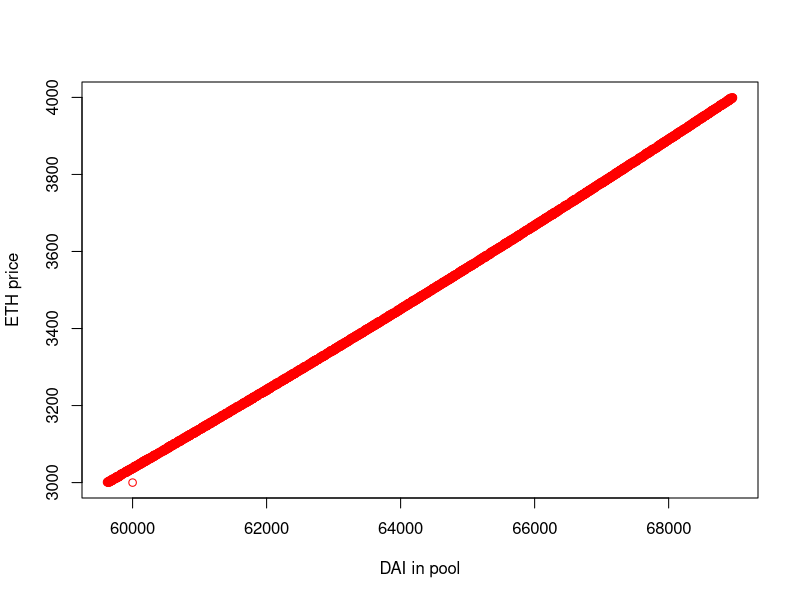
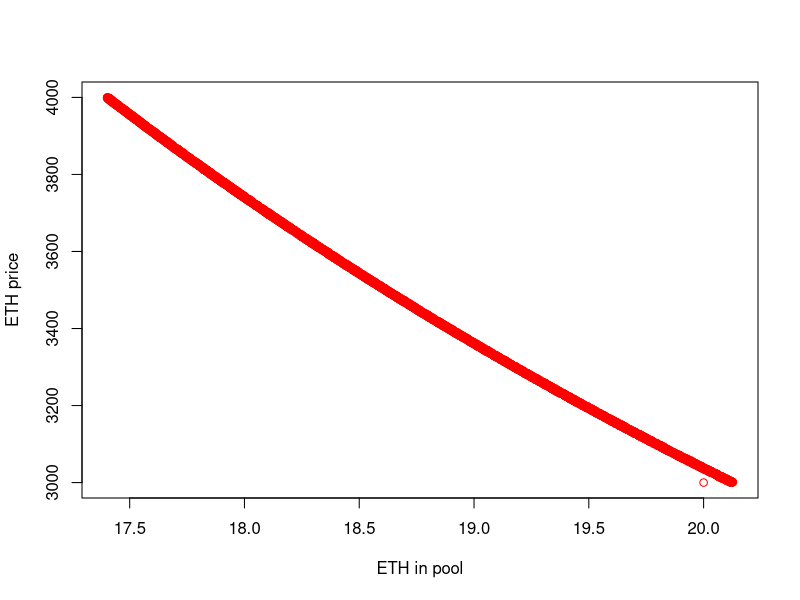

Write R code to recreate these figures, in order.
#!/usr/bin/env Rscript
library(glue)

# Simulator of constant product AMM (Uniswap V1/V2) 
# Formulas: 
# x * y = k
# Original whitepaper https://hackmd.io/@HaydenAdams/HJ9jLsfTz

# Initial system variables
x = 60000   # Initial DAI liquidity
y = 20      # Initial ETH liquidity
k = x * y   # k as per Uniswap formula
P = x / y   # Initial price of y in terms of x
n = 5000     # Number of trades simulated
xReq = 0;   # Computed x

# Initial state as vector of x, y, k and price
initialState <- c(x, y, k, P)

# Generate matrix from initial state
mat <- matrix(initialState, byrow = TRUE, nrow = n, ncol =4)

# Generate random prices
randomPrices <- runif(n = n, min = 3000, max = 4000)

# Derived from Uniswap formula
getX <- function(k,y,P) {
  numerator = sqrt(k * P)
  denominator = P - y
  x = numerator / denominator
}

# Simulates trades
for (r in 1:nrow(mat))   
  for (c in 1:ncol(mat))
  # Skip the first line as it is the initial state
    if (r > 1) {
      if (c == 2)
        # Compute x based on k, y and P 
        xReq = ( getX(mat[r-1, 3], mat[r-1, 2], randomPrices[r]))
        mat[r, 1] = mat[r-1, 3] / xReq
        mat[r, 2] = xReq
        mat[r, 3] = xReq * mat[r-1, 3] / xReq
        mat[r, 4] = randomPrices[r]
      }

# Impermanent loss calculation
# Value of initial position at the end of the simulation
V0 = (x * 1) + (y * randomPrices[n])  

# Actual value of position at the end of the simulation
V1 = (mat[n, 1] * 1) + (mat[n, 2] * randomPrices[n]) 

# IL as delta in portfolio value
IL = (V0 - V1)

# IL as percentage loss
IL = (IL / V0) * 100

# Get min and max price 
minPrice = randomPrices[which.min(randomPrices)]
maxPrice = randomPrices[which.max(randomPrices)]

# Print impermanent loss
glue::glue("Simulation ran over {n} cycles")
glue::glue("Min price {minPrice} max price {maxPrice}")
glue::glue("Current DAI balance {mat[n, 1]} ETH balance {mat[n, 2]}")
glue::glue("Impermanent loss is {IL} %")

#print(mat)

# Plot results
XY <- data.frame(mat)

matplot(XY[,c(1)], XY[,c(4)], type = "p", lty = 1, col = c("red", "green"), pch = 1,
        xlab = "DAI in pool", ylab = "ETH price")

matplot(XY[,c(2)], XY[,c(4)], type = "p", lty = 1, col = c("red", "green"), pch = 1,
        xlab = "ETH in pool", ylab = "ETH price")

    

       